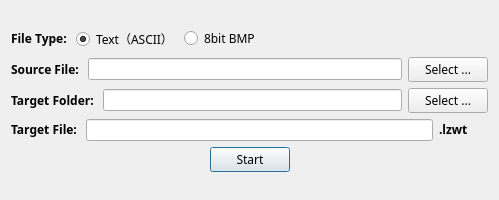
<?xml version="1.0" encoding="UTF-8"?>
<ui version="4.0">
 <class>DialogCreate</class>
 <widget class="QDialog" name="DialogCreate">
  <property name="windowModality">
   <enum>Qt::NonModal</enum>
  </property>
  <property name="geometry">
   <rect>
    <x>0</x>
    <y>0</y>
    <width>499</width>
    <height>200</height>
   </rect>
  </property>
  <property name="minimumSize">
   <size>
    <width>335</width>
    <height>200</height>
   </size>
  </property>
  <property name="maximumSize">
   <size>
    <width>16777215</width>
    <height>200</height>
   </size>
  </property>
  <property name="font">
   <font>
    <family>Microsoft YaHei UI</family>
   </font>
  </property>
  <property name="windowTitle">
   <string>新建压缩文件</string>
  </property>
  <property name="windowIcon">
   <iconset resource="svgs.qrc">
    <normaloff>:/app_icon/resources/app_new_file.png</normaloff>:/app_icon/resources/app_new_file.png</iconset>
  </property>
  <property name="modal">
   <bool>true</bool>
  </property>
  <layout class="QGridLayout" name="gridLayout">
   <item row="0" column="0">
    <layout class="QVBoxLayout" name="verticalLayout">
     <item>
      <layout class="QHBoxLayout" name="hBox1">
       <property name="sizeConstraint">
        <enum>QLayout::SetFixedSize</enum>
       </property>
       <item>
        <widget class="QLabel" name="label1">
         <property name="sizePolicy">
          <sizepolicy hsizetype="Fixed" vsizetype="Fixed">
           <horstretch>0</horstretch>
           <verstretch>0</verstretch>
          </sizepolicy>
         </property>
         <property name="font">
          <font>
           <family>Heiti SC</family>
           <weight>75</weight>
           <bold>true</bold>
          </font>
         </property>
         <property name="text">
          <string>File Type: </string>
         </property>
        </widget>
       </item>
       <item>
        <widget class="QRadioButton" name="rbtn_txt">
         <property name="sizePolicy">
          <sizepolicy hsizetype="Fixed" vsizetype="Fixed">
           <horstretch>0</horstretch>
           <verstretch>0</verstretch>
          </sizepolicy>
         </property>
         <property name="font">
          <font>
           <family>Heiti SC</family>
          </font>
         </property>
         <property name="text">
          <string>Text（ASCII）</string>
         </property>
         <property name="checked">
          <bool>true</bool>
         </property>
        </widget>
       </item>
       <item>
        <widget class="QRadioButton" name="rbtn_pic">
         <property name="sizePolicy">
          <sizepolicy hsizetype="Fixed" vsizetype="Fixed">
           <horstretch>0</horstretch>
           <verstretch>0</verstretch>
          </sizepolicy>
         </property>
         <property name="font">
          <font>
           <family>Heiti SC</family>
          </font>
         </property>
         <property name="text">
          <string>8bit BMP</string>
         </property>
        </widget>
       </item>
       <item>
        <spacer name="spacer1">
         <property name="orientation">
          <enum>Qt::Horizontal</enum>
         </property>
         <property name="sizeHint" stdset="0">
          <size>
           <width>40</width>
           <height>20</height>
          </size>
         </property>
        </spacer>
       </item>
      </layout>
     </item>
     <item>
      <layout class="QHBoxLayout" name="hBox2">
       <property name="sizeConstraint">
        <enum>QLayout::SetFixedSize</enum>
       </property>
       <item>
        <widget class="QLabel" name="label2">
         <property name="sizePolicy">
          <sizepolicy hsizetype="Fixed" vsizetype="Fixed">
           <horstretch>0</horstretch>
           <verstretch>0</verstretch>
          </sizepolicy>
         </property>
         <property name="font">
          <font>
           <family>Heiti SC</family>
           <weight>75</weight>
           <bold>true</bold>
          </font>
         </property>
         <property name="text">
          <string>Source File: </string>
         </property>
        </widget>
       </item>
       <item>
        <widget class="QLineEdit" name="directory_from">
         <property name="sizePolicy">
          <sizepolicy hsizetype="Expanding" vsizetype="Fixed">
           <horstretch>0</horstretch>
           <verstretch>0</verstretch>
          </sizepolicy>
         </property>
         <property name="font">
          <font>
           <family>Microsoft YaHei UI</family>
          </font>
         </property>
         <property name="text">
          <string/>
         </property>
        </widget>
       </item>
       <item>
        <widget class="QPushButton" name="btn_choose1">
         <property name="sizePolicy">
          <sizepolicy hsizetype="Fixed" vsizetype="Fixed">
           <horstretch>0</horstretch>
           <verstretch>0</verstretch>
          </sizepolicy>
         </property>
         <property name="font">
          <font>
           <family>Heiti SC</family>
          </font>
         </property>
         <property name="text">
          <string>Select ...</string>
         </property>
        </widget>
       </item>
      </layout>
     </item>
     <item>
      <layout class="QHBoxLayout" name="hBox3">
       <item>
        <widget class="QLabel" name="label4">
         <property name="sizePolicy">
          <sizepolicy hsizetype="Fixed" vsizetype="Fixed">
           <horstretch>0</horstretch>
           <verstretch>0</verstretch>
          </sizepolicy>
         </property>
         <property name="font">
          <font>
           <family>Heiti SC</family>
           <weight>75</weight>
           <bold>true</bold>
          </font>
         </property>
         <property name="text">
          <string>Target Folder: </string>
         </property>
        </widget>
       </item>
       <item>
        <widget class="QLineEdit" name="directory_to">
         <property name="sizePolicy">
          <sizepolicy hsizetype="Expanding" vsizetype="Fixed">
           <horstretch>0</horstretch>
           <verstretch>0</verstretch>
          </sizepolicy>
         </property>
         <property name="font">
          <font>
           <family>Microsoft YaHei UI</family>
          </font>
         </property>
         <property name="text">
          <string/>
         </property>
        </widget>
       </item>
       <item>
        <widget class="QPushButton" name="btn_choose2">
         <property name="sizePolicy">
          <sizepolicy hsizetype="Fixed" vsizetype="Fixed">
           <horstretch>0</horstretch>
           <verstretch>0</verstretch>
          </sizepolicy>
         </property>
         <property name="font">
          <font>
           <family>Heiti SC</family>
          </font>
         </property>
         <property name="text">
          <string>Select ...</string>
         </property>
        </widget>
       </item>
      </layout>
     </item>
     <item>
      <layout class="QHBoxLayout" name="hBox5">
       <item>
        <widget class="QLabel" name="label3">
         <property name="sizePolicy">
          <sizepolicy hsizetype="Fixed" vsizetype="Fixed">
           <horstretch>0</horstretch>
           <verstretch>0</verstretch>
          </sizepolicy>
         </property>
         <property name="font">
          <font>
           <family>Heiti SC</family>
           <weight>75</weight>
           <bold>true</bold>
          </font>
         </property>
         <property name="text">
          <string>Target File: </string>
         </property>
        </widget>
       </item>
       <item>
        <widget class="QLineEdit" name="file_to">
         <property name="sizePolicy">
          <sizepolicy hsizetype="Expanding" vsizetype="Fixed">
           <horstretch>0</horstretch>
           <verstretch>0</verstretch>
          </sizepolicy>
         </property>
         <property name="font">
          <font>
           <family>Microsoft YaHei UI</family>
          </font>
         </property>
        </widget>
       </item>
       <item>
        <widget class="QLabel" name="label_sort">
         <property name="sizePolicy">
          <sizepolicy hsizetype="Fixed" vsizetype="Fixed">
           <horstretch>0</horstretch>
           <verstretch>0</verstretch>
          </sizepolicy>
         </property>
         <property name="font">
          <font>
           <family>Heiti SC</family>
           <weight>75</weight>
           <bold>true</bold>
          </font>
         </property>
         <property name="text">
          <string>.lzwt</string>
         </property>
        </widget>
       </item>
       <item>
        <spacer name="horizontalSpacer">
         <property name="orientation">
          <enum>Qt::Horizontal</enum>
         </property>
         <property name="sizeType">
          <enum>QSizePolicy::Fixed</enum>
         </property>
         <property name="sizeHint" stdset="0">
          <size>
           <width>20</width>
           <height>20</height>
          </size>
         </property>
        </spacer>
       </item>
      </layout>
     </item>
     <item>
      <layout class="QHBoxLayout" name="hBox4">
       <property name="spacing">
        <number>40</number>
       </property>
       <property name="sizeConstraint">
        <enum>QLayout::SetFixedSize</enum>
       </property>
       <item>
        <spacer name="spacer2">
         <property name="orientation">
          <enum>Qt::Horizontal</enum>
         </property>
         <property name="sizeHint" stdset="0">
          <size>
           <width>40</width>
           <height>20</height>
          </size>
         </property>
        </spacer>
       </item>
       <item>
        <widget class="QPushButton" name="btn_start">
         <property name="sizePolicy">
          <sizepolicy hsizetype="Fixed" vsizetype="Fixed">
           <horstretch>0</horstretch>
           <verstretch>0</verstretch>
          </sizepolicy>
         </property>
         <property name="font">
          <font>
           <family>Heiti SC</family>
          </font>
         </property>
         <property name="text">
          <string>Start</string>
         </property>
         <property name="default">
          <bool>true</bool>
         </property>
        </widget>
       </item>
       <item>
        <spacer name="spacer3">
         <property name="orientation">
          <enum>Qt::Horizontal</enum>
         </property>
         <property name="sizeHint" stdset="0">
          <size>
           <width>40</width>
           <height>20</height>
          </size>
         </property>
        </spacer>
       </item>
      </layout>
     </item>
    </layout>
   </item>
  </layout>
 </widget>
 <resources>
  <include location="svgs.qrc"/>
 </resources>
 <connections/>
</ui>
